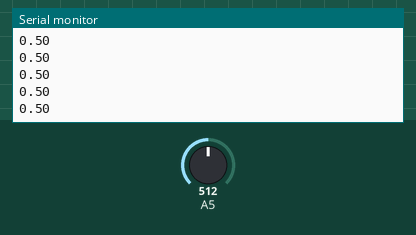
Simulated run of this sketch. Board: Arduino Uno, built with avr-gcc and run on an emulated ATmega328P. On the bench: the last lines printed to the serial monitor. Inputs (shaded band) come from the test bench; at power-on: A5 = 512.

Above: at 0.9 s.
1.0 s: A5 set to 716
At 1.01 s:
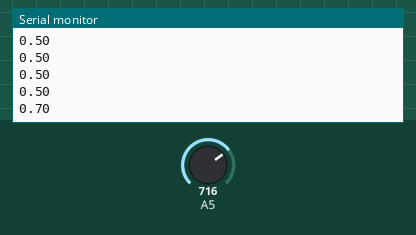
2.5 s: A5 set to 900
At 2.52 s:
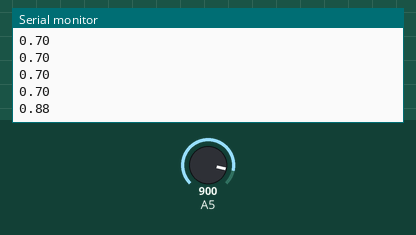
Timing chart, 0 to 5.5 s (numbered marks = the images above; inputs shaded):
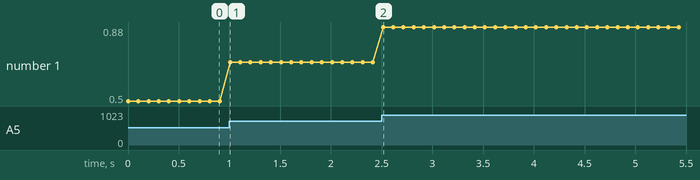

Measured:
- after the input at 1.0 s, the serial monitor: prints a new line at once (image 1)
- after the input at 2.5 s, the serial monitor: prints a new line at once (image 2)
- plotted number 1: 0.5 → 0.7 after the input at 1.0 s, 0.7 → 0.88 after the input at 2.5 s

The sketch:

Potentiometer.ino
```cpp
#include <Wire.h>
#include <SPI.h>

#include <Gadgeteering.h>

#include <Mainboards/FEZMedusaShield3D.h>
#include <Modules/Potentiometer.h>

using namespace gadgeteering;
using namespace gadgeteering::mainboards;
using namespace gadgeteering::modules;

void loop()
{

}

void setup()
{
	Serial.begin(9600);

	fez_medusa_shield_3d board;
	potentiometer pot(1);

	while(true)
	{
		Serial.print(pot.read_percentage()); Serial.println("");

		system::sleep(100);
	}
	return;
}
```
